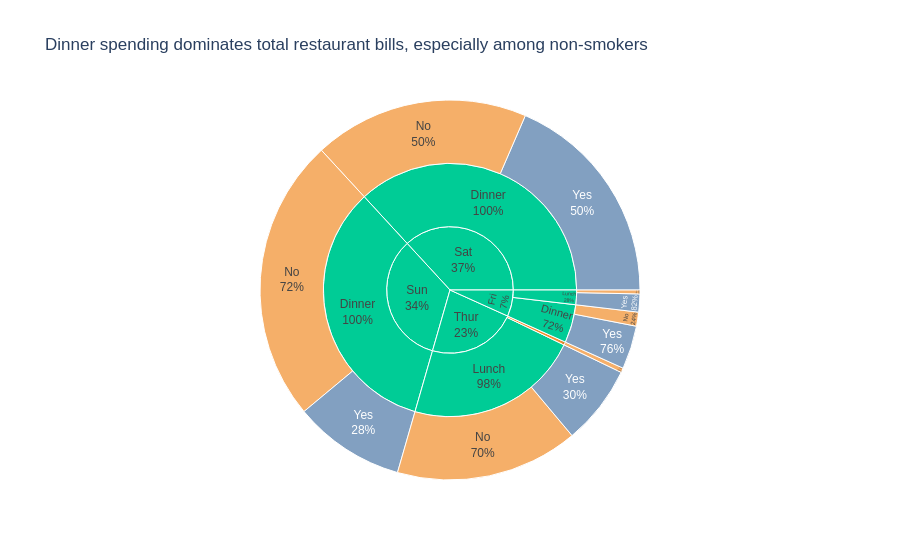

The notebook cell saved with this chart:
### Markdown cell above
## Task 2 — Sunburst: tipping behaviour by day and meal time

**What to build:** A sunburst chart using the built-in `tips` dataset showing how **total bill amount** is distributed across day → time → smoker status.

**Requirements:**
- Load tips with `px.data.tips()`
- Aggregate **total bill** (sum of `total_bill`) per group — not count
- Hierarchy: `path=['day', 'time', 'smoker']`
- Colour encodes smoker status with a CVD-safe blue/orange palette
- Grey out parent nodes (day and time level)
- Use `percent parent` for text labels
- Insight title describing where the most spending happens

> 💡 `tips.groupby(['day', 'time', 'smoker'])['total_bill'].sum().reset_index()`

### Code cell
# Task 2

# Task 2

tips = px.data.tips()

tips_grouped = (
    tips.groupby(['day', 'time', 'smoker'])['total_bill']
    .sum()
    .reset_index()
)

fig = px.sunburst(
    tips_grouped,
    path=['day', 'time', 'smoker'],
    values='total_bill',
    color='smoker',
    color_discrete_map={
        'Yes': '#4E79A7',
        'No': '#F28E2B'
    },
    title='Dinner spending dominates total restaurant bills, especially among non-smokers'
)

fig.update_traces(
    textinfo='label+percent parent',
    root_color='lightgrey'
)

fig.update_layout(
    plot_bgcolor='white',
    paper_bgcolor='white',
    font=dict(family='Arial')
)

fig.show()

### Figure 1 — Plotly figure (JSON) as saved in the notebook; plotly's stock layout.template omitted (floating-point values rounded to 4 significant figures)
{"data": [{"branchvalues": "total", "customdata": [["(?)"], ["(?)"], ["(?)"], ["(?)"], ["(?)"], ["(?)"], ["(?)"], ["(?)"], ["(?)"], ["No"], ["No"], ["No"], ["No"], ["No"], ["No"], ["No"], ["Yes"], ["Yes"], ["Yes"], ["Yes"], ["Yes"]], "domain": {"x": [0, 1], "y": [0, 1]}, "hovertemplate": "labels=%{label}<br>total_bill=%{value}<br>parent=%{parent}<br>id=%{id}<br>smoker=%{customdata[0]}<extra></extra>", "ids": ["Thur", "Sat", "Fri", "Thur/Lunch", "Sun/Dinner", "Sat/Dinner", "Fri/Lunch", "Fri/Dinner", "Sun", "Thur/Dinner", "Fri/Dinner/No", "Thur/Dinner/No", "Sun/Dinner/No", "Sat/Dinner/No", "Fri/Lunch/No", "Thur/Lunch/No", "Sun/Dinner/Yes", "Sat/Dinner/Yes", "Fri/Lunch/Yes", "Fri/Dinner/Yes", "Thur/Lunch/Yes"], "labels": ["Thur", "Sat", "Fri", "Lunch", "Dinner", "Dinner", "Lunch", "Dinner", "Sun", "Dinner", "No", "No", "No", "No", "No", "No", "Yes", "Yes", "Yes", "Yes", "Yes"], "marker": {"colors": ["#00cc96", "#00cc96", "#00cc96", "#00cc96", "#00cc96", "#00cc96", "#00cc96", "#00cc96", "#00cc96", "#F28E2B", "#F28E2B", "#F28E2B", "#F28E2B", "#F28E2B", "#F28E2B", "#F28E2B", "#4E79A7", "#4E79A7", "#4E79A7", "#4E79A7", "#4E79A7"]}, "name": "", "parents": ["", "", "", "Thur", "Sun", "Sat", "Fri", "Fri", "", "Thur", "Fri/Dinner", "Thur/Dinner", "Sun/Dinner", "Sat/Dinner", "Fri/Lunch", "Thur/Lunch", "Sun/Dinner", "Sat/Dinner", "Fri/Lunch", "Fri/Dinner", "Thur/Lunch"], "root": {"color": "lightgrey"}, "textinfo": "label+percent parent", "type": "sunburst", "values": [1096.0, 1778.0, 325.9, 1078.0, 1627.0, 1778.0, 89.92, 236.0, 1627.0, 18.78, 57.7, 18.78, 1169.0, 884.8, 15.98, 751.3, 458.3, 893.6, 73.94, 178.3, 326.2]}], "layout": {"font": {"family": "Arial"}, "legend": {"tracegroupgap": 0}, "paper_bgcolor": "white", "plot_bgcolor": "white", "title": {"text": "Dinner spending dominates total restaurant bills, especially among non-smokers"}}}
